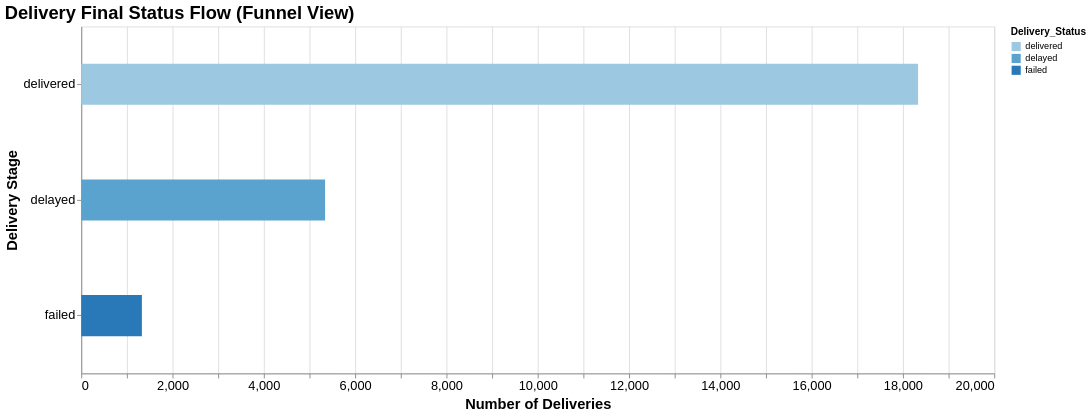

Write notebook code for a chart like this one.
### Code cell
# status_counts already exists, but here’s a safe version:
status_counts = df['delivery_status'].value_counts().reset_index()
status_counts.columns = ['Delivery_Status', 'Count']

# Set correct order: delivered → delayed → failed
status_order = ['delivered', 'delayed', 'failed']
status_counts['Delivery_Status'] = pd.Categorical(
    status_counts['Delivery_Status'],
    categories=status_order,
    ordered=True
)
status_counts = status_counts.sort_values("Delivery_Status")

# ---------- DISPLAY FUNNEL CHART ----------
funnel_chart = (
    alt.Chart(status_counts)
    .mark_bar(size=45)
    .encode(
        x=alt.X('Count', title='Number of Deliveries'),
        y=alt.Y('Delivery_Status', sort=status_order, title='Delivery Stage'),
        color=alt.Color('Delivery_Status',
                       scale=alt.Scale(domain=status_order)),
        tooltip=['Delivery_Status', 'Count']
    )
    .properties(
        title='Delivery Final Status Flow (Funnel View)',
        width=1000,   # better width
        height=380    # better height
    )
    .configure_axis(
        labelFontSize=14,
        titleFontSize=16
    )
    .configure_title(
        fontSize=20,
        anchor='start'
    )

)

# 👉 Display inside VS Code Jupyter
funnel_chart

### Figure 1 — Vega-Lite specification as saved in the notebook (floating-point values rounded to 4 significant figures)
{"config": {"view": {"continuousWidth": 300, "continuousHeight": 300}, "axis": {"labelFontSize": 14, "titleFontSize": 16}, "title": {"anchor": "start", "fontSize": 20}}, "data": {"name": "data-6257b41011574e2f18434a26105484a6"}, "mark": {"type": "bar", "size": 45}, "encoding": {"color": {"field": "Delivery_Status", "scale": {"domain": ["delivered", "delayed", "failed"]}, "sort": ["delivered", "delayed", "failed"], "type": "ordinal"}, "tooltip": [{"field": "Delivery_Status", "type": "ordinal"}, {"field": "Count", "type": "quantitative"}], "x": {"field": "Count", "title": "Number of Deliveries", "type": "quantitative"}, "y": {"field": "Delivery_Status", "sort": ["delivered", "delayed", "failed"], "title": "Delivery Stage", "type": "ordinal"}}, "height": 380, "title": "Delivery Final Status Flow (Funnel View)", "width": 1000, "$schema": "https://vega.github.io/schema/vega-lite/v5.20.1.json", "datasets": {"data-6257b41011574e2f18434a26105484a6": [{"Delivery_Status": "delivered", "Count": 18331}, {"Delivery_Status": "delayed", "Count": 5341}, {"Delivery_Status": "failed", "Count": 1328}]}}
